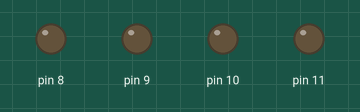
This sketch was run on a simulated Arduino Uno, built with avr-gcc and run on an emulated ATmega328P. Shown: output pins drawn as LEDs (lit = HIGH).

Above: at 0.5 s.
At 2.5 s:
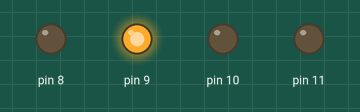
At 3.5 s:
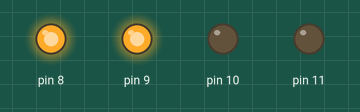
At 5.5 s:
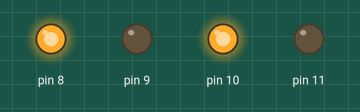
At 8.5 s:
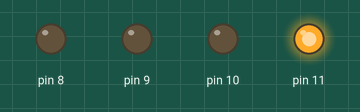
At 11.5 s:
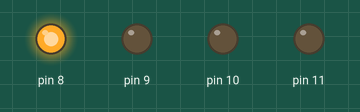
Timing chart, 0 to 13.0 s (numbered marks = the images above):
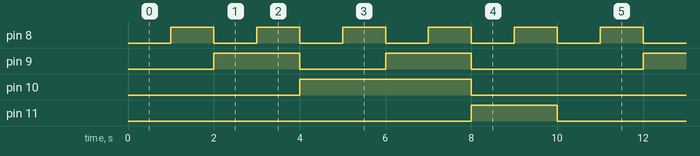

The sketch:

NIXIE_number.ino
```cpp
/*
010100000011100010001101111011101000011011110001000000010000111

Nixie Tube Demo
This code cycles through the digits of a Nixie Tube.

Created April 20, 2019
Modified April 20, 2019
by Anthony Garofalo (Proto G)

Visit my YouTube channel here: https://www.youtube.com/channel/UCpTuKJrXFwybnpOG10HpTpZw
Visit my Instructables page here: http://www.instructables.com/member/Proto+G/

  _____   ______  _____  _______  _____        ______
 |_____] |_____/ |     |    |    |     |      |  ____
 |       |    \_ |_____|    |    |_____|      |_____|

010100000011100010001101111011101000011011110001000000010000111
*/


void setup() {

  pinMode(11, OUTPUT);// D
  pinMode(10, OUTPUT);// C
  pinMode(9, OUTPUT);// B
  pinMode(8, OUTPUT);// A


}

void loop() {

 //0
 digitalWrite(11, LOW);  //D
 digitalWrite(10, LOW);  //C
 digitalWrite(9, LOW);  //B
 digitalWrite(8, LOW);  //A
 delay(1000);
 //1
 digitalWrite(11, LOW);  //D
 digitalWrite(10, LOW);  //C
 digitalWrite(9, LOW);  //B
 digitalWrite(8, HIGH); //A
 delay(1000);
 //2
 digitalWrite(11, LOW);  //D
 digitalWrite(10, LOW);  //C
 digitalWrite(9, HIGH); //B
 digitalWrite(8, LOW);  //A
 delay(1000);
 //3
 digitalWrite(11, LOW);  //D
 digitalWrite(10, LOW);  //C
 digitalWrite(9, HIGH); //B
 digitalWrite(8, HIGH); //A
 delay(1000);
 //8
 digitalWrite(11, LOW);  //D
 digitalWrite(10, HIGH); //C
 digitalWrite(9, LOW);  //B
 digitalWrite(8, LOW);  //A
 delay(1000);
 //9
 digitalWrite(11, LOW);  //D
 digitalWrite(10, HIGH); //C
 digitalWrite(9, LOW);  //B
 digitalWrite(8, HIGH); //A
 delay(1000);
 //10
 digitalWrite(11, LOW);  //D
 digitalWrite(10, HIGH); //C
 digitalWrite(9, HIGH); //B
 digitalWrite(8, LOW);  //A
 delay(1000);
 //7
 digitalWrite(11, LOW);  //D
 digitalWrite(10, HIGH); //C
 digitalWrite(9, HIGH); //B
 digitalWrite(8, HIGH); //A
 delay(1000);
 //8
 digitalWrite(11, HIGH); //D
 digitalWrite(10, LOW);  //C
 digitalWrite(9, LOW);  //B
 digitalWrite(8, LOW);  //A
 delay(1000);
 //9
 digitalWrite(11, HIGH); //D
 digitalWrite(10, LOW);  //C
 digitalWrite(9, LOW); //B
 digitalWrite(8, HIGH);  //A
 delay(1000);


}
```

Measured:
- by itself, pin 8: alternates HIGH for 1.0 s and LOW for 1.0 s
- by itself, pin 9: repeats every 10.0 s: LOW 2.0 s, HIGH 2.0 s, LOW 4.0 s, HIGH 2.0 s
- by itself, pin 10: alternates HIGH for 4.0 s and LOW for 6.0 s
- by itself, pin 11: alternates HIGH for 2.0 s and LOW for 8.0 s
